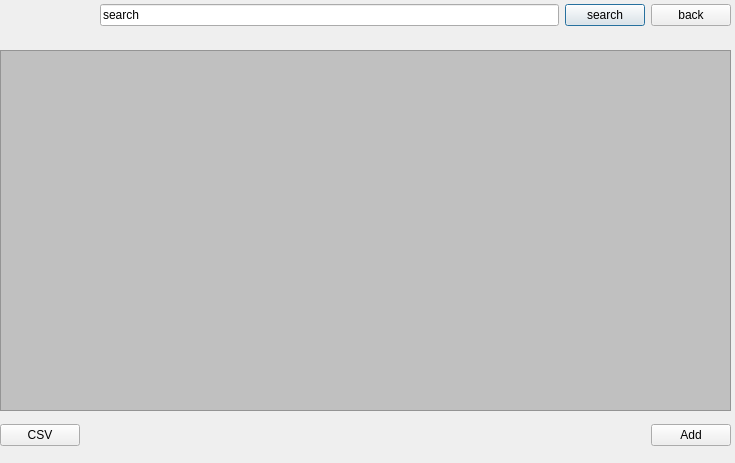
<?xml version="1.0" encoding="UTF-8"?>
<ui version="4.0">
 <class>ProfessorPage</class>
 <widget class="QDialog" name="ProfessorPage">
  <property name="geometry">
   <rect>
    <x>0</x>
    <y>0</y>
    <width>735</width>
    <height>463</height>
   </rect>
  </property>
  <property name="windowTitle">
   <string>Dialog</string>
  </property>
  <widget class="QTableWidget" name="professorTable">
   <property name="geometry">
    <rect>
     <x>0</x>
     <y>50</y>
     <width>731</width>
     <height>361</height>
    </rect>
   </property>
   <property name="sizePolicy">
    <sizepolicy hsizetype="Preferred" vsizetype="Preferred">
     <horstretch>0</horstretch>
     <verstretch>0</verstretch>
    </sizepolicy>
   </property>
   <property name="font">
    <font>
     <pointsize>18</pointsize>
    </font>
   </property>
   <property name="styleSheet">
    <string notr="true">QTableWidget{
background-color: #C0C0C0;
alternate-background-color: #606060;
selection-background-color: #202020;
}</string>
   </property>
   <property name="editTriggers">
    <set>QAbstractItemView::NoEditTriggers</set>
   </property>
   <property name="alternatingRowColors">
    <bool>true</bool>
   </property>
   <property name="selectionMode">
    <enum>QAbstractItemView::SingleSelection</enum>
   </property>
   <property name="selectionBehavior">
    <enum>QAbstractItemView::SelectRows</enum>
   </property>
   <property name="sortingEnabled">
    <bool>true</bool>
   </property>
   <attribute name="horizontalHeaderStretchLastSection">
    <bool>true</bool>
   </attribute>
  </widget>
  <widget class="QWidget" name="layoutWidget">
   <property name="geometry">
    <rect>
     <x>100</x>
     <y>0</y>
     <width>631</width>
     <height>31</height>
    </rect>
   </property>
   <layout class="QHBoxLayout" name="horizontalLayout">
    <item>
     <widget class="QLineEdit" name="searchLineEdit">
      <property name="inputMask">
       <string/>
      </property>
      <property name="text">
       <string>search</string>
      </property>
      <property name="clearButtonEnabled">
       <bool>false</bool>
      </property>
     </widget>
    </item>
    <item>
     <widget class="QPushButton" name="searchPushButton">
      <property name="text">
       <string>search</string>
      </property>
     </widget>
    </item>
    <item>
     <widget class="QPushButton" name="backPushButton">
      <property name="text">
       <string>back</string>
      </property>
     </widget>
    </item>
   </layout>
  </widget>
  <widget class="QWidget" name="layoutWidget_2">
   <property name="geometry">
    <rect>
     <x>0</x>
     <y>420</y>
     <width>731</width>
     <height>31</height>
    </rect>
   </property>
   <layout class="QHBoxLayout" name="horizontalLayout_2">
    <item>
     <widget class="QPushButton" name="csvPushButton">
      <property name="text">
       <string>CSV</string>
      </property>
     </widget>
    </item>
    <item>
     <spacer name="horizontalSpacer">
      <property name="orientation">
       <enum>Qt::Horizontal</enum>
      </property>
      <property name="sizeHint" stdset="0">
       <size>
        <width>40</width>
        <height>20</height>
       </size>
      </property>
     </spacer>
    </item>
    <item>
     <widget class="QPushButton" name="addPushButton">
      <property name="text">
       <string>Add</string>
      </property>
     </widget>
    </item>
   </layout>
  </widget>
 </widget>
 <resources/>
 <connections/>
</ui>
